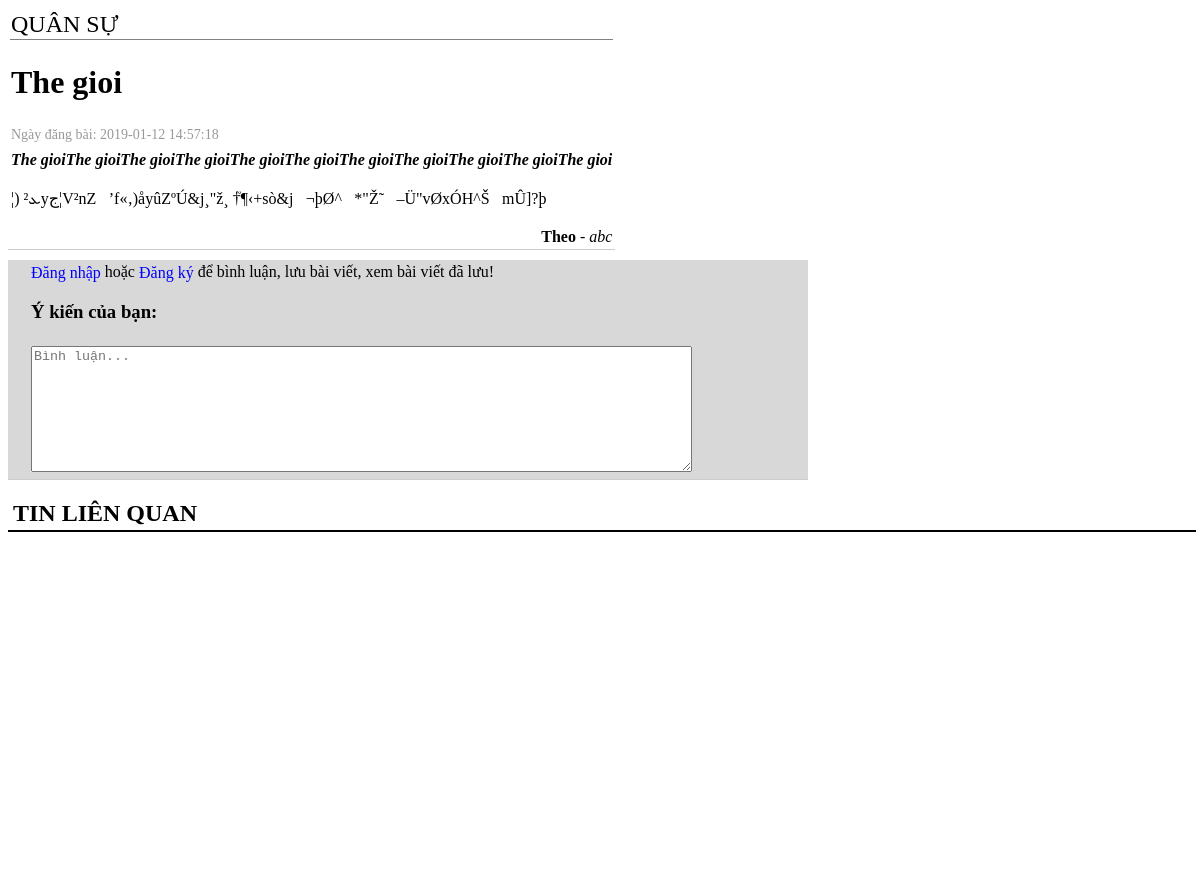
The page /quanLyBaiViet/baiVietChiTiet.php?id=2 on the database as committed earlier.
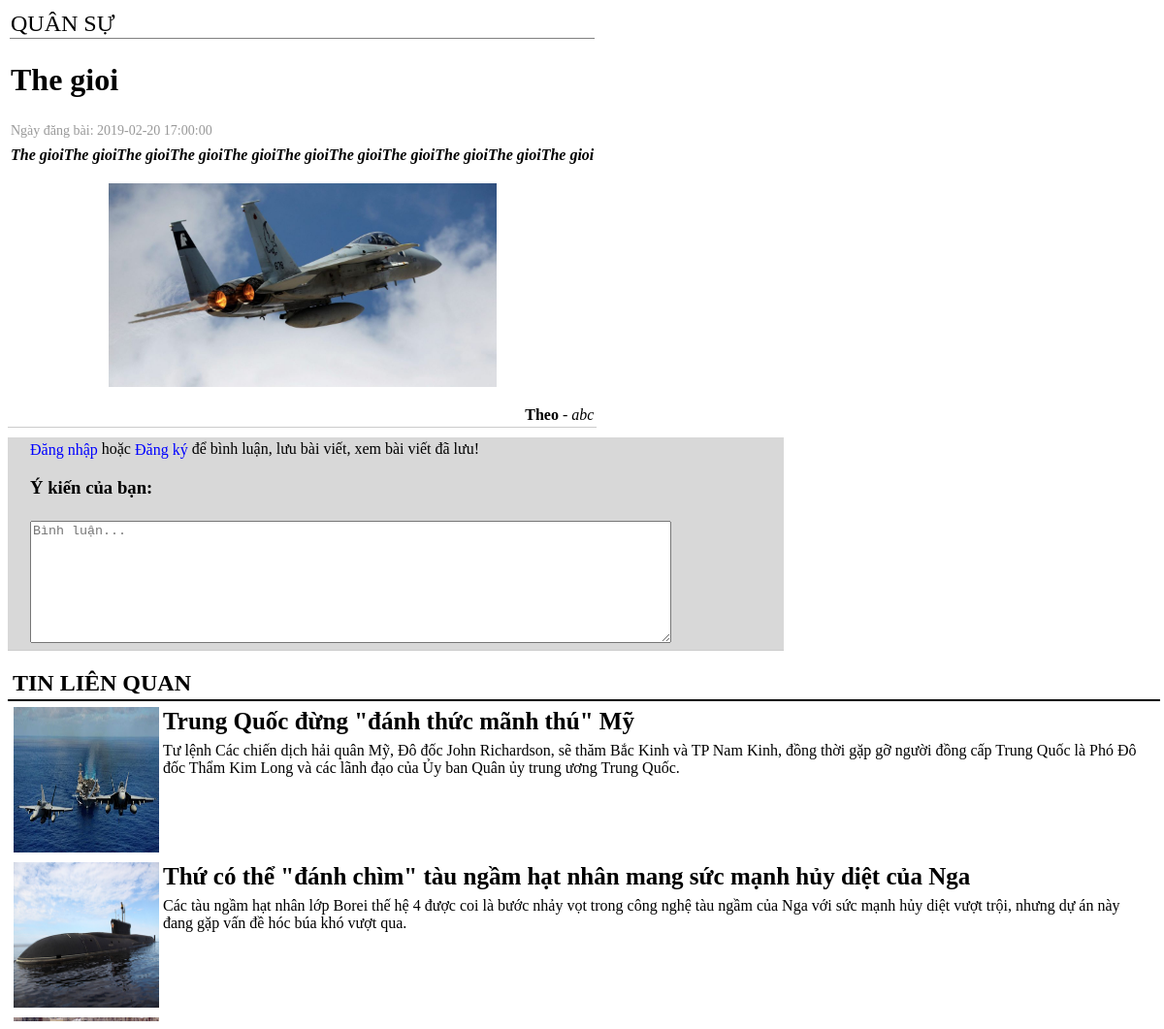
The same page on the database as committed later.
### tables this page shows
CREATE TABLE `tblbaiviet` (
  `maBaiViet` int(11) NOT NULL,
  `anh` varchar(200) DEFAULT NULL,
  `tenBaiViet` varchar(500) DEFAULT NULL,
  `moTa` text,
  `noiDung` text,
  `maTheLoaiCon` int(11) DEFAULT NULL,
  `maUser` int(11) DEFAULT NULL,
  `ngayDangBai` timestamp NOT NULL DEFAULT CURRENT_TIMESTAMP,
  `tinhTrangBv` tinyint(4) DEFAULT '0',
  `luotXem` int(11) DEFAULT '0',
  `luotLuu` int(11) NOT NULL DEFAULT '0'
);

CREATE TABLE `tbltheloaicon` (
  `maTheLoaiCon` int(11) NOT NULL,
  `tenTheLoaiCon` varchar(200) DEFAULT NULL,
  `maTheLoai` int(11) DEFAULT NULL
);

CREATE TABLE `tbluser` (
  `maUser` int(11) NOT NULL,
  `tenUser` varchar(200) DEFAULT NULL,
  `ngaySinh` date DEFAULT NULL,
  `gioiTinh` int(11) DEFAULT NULL,
  `diaChi` varchar(200) DEFAULT NULL,
  `email` varchar(200) DEFAULT NULL,
  `sdt` varchar(50) DEFAULT NULL,
  `username` varchar(200) DEFAULT NULL,
  `pass` varchar(200) DEFAULT NULL,
  `maQuyen` int(11) DEFAULT '0',
  `tinhTrangUser` tinyint(1) DEFAULT '1'
);

### quanLyBaiViet/baiVietChiTiet.php (the view, shortened to what this page needs)
<!DOCTYPE html PUBLIC "-//W3C//DTD XHTML 1.0 Transitional//EN" "http://www.w3.org/TR/xhtml1/DTD/xhtml1-transitional.dtd">
<html xmlns="http://www.w3.org/1999/xhtml">
<head>
<link rel="stylesheet" type="text/css" href="../style.css" />
</head>
<body>
<?php
if(isset($_GET["id"]))
{
	include ("../Connectdb/open.php");
	$maBaiViet=$_GET["id"];
	$result=mysqli_query($con,"select tblbaiviet.tenBaiViet, ngayDangBai, moTa, tblbaiviet.noiDung, tblbaiviet.tinhTrangBv, luotXem, anh,tbltheloaicon.maTheLoaiCon , tenTheLoaiCon, tbluser.tenUser from tblBaiViet inner join tbluser on tblbaiviet.maUser=tbluser.maUser LEFT join tbltheloaicon ON tblbaiviet.maTheLoaiCon=tbltheloaicon.maTheLoaiCon where maBaiViet=$maBaiViet ");
	$bv=mysqli_fetch_array($result);
	if($bv["tinhTrangBv"]==1)
	{
		$luotXem=$bv["luotXem"]+1;
		mysqli_query($con,"update tblbaiviet set luotXem=$luotXem where maBaiViet=$maBaiViet");
	}
	?>
	<table id="table">
		<tr>
			<td style="border-bottom: thin gray solid;text-transform: uppercase ">
				<a href='?cat=<?php echo($bv["maTheLoaiCon"]);?>'><font size="5px"><?php echo($bv["tenTheLoaiCon"]); ?></font></a>
			</td>
		</tr>
		<tr>
			<td><h1><?php echo ($bv["tenBaiViet"]);?></h1></td>
		</tr>
		<tr>
			<td  style=" color:#999; font-size:14px">Ngày đăng bài: <?php echo ($bv["ngayDangBai"]);?></td>
		</tr>
        <tr>
			<td></td>
		</tr>
		<tr>
			<td><b><i><?php echo $bv["moTa"];?></i></b></td>
		</tr>
		<tr>
			<td><p><?php echo base64_decode($bv["noiDung"]);?></p></td>
		</tr>
		<tr>
			<td align="right"><b>Theo</b> - <i><?php echo ($bv["tenUser"]);?></i></td>
		</tr>
	</table>
	<form>
	<table id="table1">
    	<a name="luu">
			<tr>
				<td>
				<?php
				if (!isset($_SESSION["username"]))
				{
					echo ("<a href='?dn' style='color:blue'/>Đăng nhập </a> hoặc <a href='?dk' style='color:blue'/>Đăng ký</a> để bình luận, lưu bài viết, xem bài viết đã lưu!");
				}
				?>
				<h3>Ý kiến của bạn:</h3>
			<tr>
            <a name="boLuu">
				<td width="100px">
					<textarea cols="80" rows="8" placeholder="Bình luận..." name="txtComment" id="txtComment"></textarea>
				</td>
           	</a>
			</tr>
			<tr>
				<td valign="top">
				</td>
			</tr>
	</table>
	</form>
	<div id="tinLq">
    	<div style="border-bottom:#000 2px solid;height:30px; padding-left:5px">
			<h2>TIN LIÊN QUAN</h2>
        </div>
		<?php
		$maTheLoaiCon=$bv["maTheLoaiCon"];
		$result=mysqli_query($con,"select * from tblBaiViet where maTheLoaiCon=$maTheLoaiCon and tinhTrangBv=1 order by maBaiViet desc limit 5");
		?>
        <div id="noiDungTinLq">
		<table>
			<?php
				while ($tinLq=mysqli_fetch_array($result))
				{
			?>
		<tr>
			<td>
				<table>
					<tr>
						<td rowspan="3" valign="top" ><a href="?id=<?php echo ($tinLq["maBaiViet"]); ?>"><img src="<?php echo ($tinLq["anh"]); ?>" height="150px" width="150px" /></a></td>
					</tr>
					<tr>
						<td height="30px" style="vertical-align:top; padding-top:0px; font-size:25px; font-weight:bold"><a href="?id=<?php echo ($tinLq["maBaiViet"]); ?>" style="text-decoration:none; color:#000000"><?php echo $tinLq["tenBaiViet"] ;?></a></td>
					</tr>
					<tr>
						<td valign="top" style=" vertical-align:top;padding-top:2px"><?php echo $tinLq["moTa"] ;?></td>
					</tr>
				</table>
			</td>
		</tr>
			<?php
				}
			?>
		</table>
        </div>
	</div>
	<?php
}
?>
</body>
</html>

### style.css (style rules this page uses)
a { text-decoration: none; color: #000000; vertical-align: middle; }
#tinLq { height:390px; width:100.3%; background-color:#FFFFFF; float:left }
#noiDungTinLq { height:330px; overflow:auto }
#table { border-bottom: #CCCCCC solid 1px }
#table1 { margin-top:10px; border-bottom:#CCCCCC solid 1px; width:800px; background-color:#8080804f; padding-left:20px; }

Rows that differ between the two databases and show on the page:
changed tblbaiviet "The gioi": ngayDangBai "2019-01-12 14:57:18" → "2019-02-20 17:00:00"; noiDung: picture added; noiDung "¦) ²ܥyج¦V²nZ ’f«‚)åyûZºÚ&j¸\"ž¸ †֮¶‹+sò&j\u0007¬þØ^\u001a*\"Ž˜\u001a–Ü\"vØxÓH^Š\bmÛ]?þ" → (not shown)
added tblbaiviet: anh (picture), tenBaiViet "Trung Quốc đừng \"đánh thức mãnh thú\" Mỹ", moTa "Tư lệnh Các chiến dịch hải quân Mỹ, Đô đốc John Richardson, sẽ thăm Bắc Kinh và TP Nam Kinh, đồng thời gặp gỡ người đồng cấp Trung Quốc là Phó Đô đốc Thẩm Kim Long và các lãnh đạo của Ủy ban Quân ủy trung ương Trung Quốc."
now on this page (row edited): tblbaiviet: anh (picture), tenBaiViet "Thứ có thể \"đánh chìm\" tàu ngầm hạt nhân mang sức mạnh hủy diệt của Nga", moTa "Các tàu ngầm hạt nhân lớp Borei thế hệ 4 được coi là bước nhảy vọt trong công nghệ tàu ngầm của Nga với sức mạnh hủy diệt vượt trội, nhưng dự án này đang gặp vấn đề hóc búa khó vượt qua."
now on this page (row edited): tblbaiviet: anh (picture)
